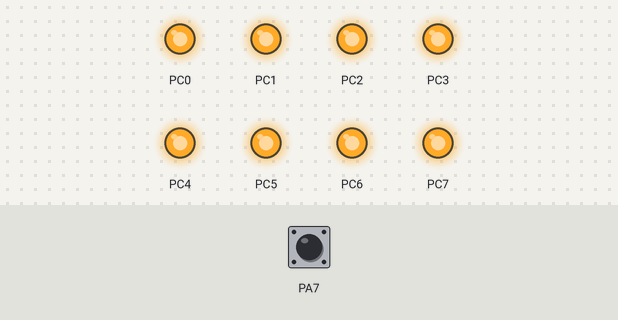
Bench run of a program on a simulated ATmega16, built with avr-gcc and emulated at 8 MHz. Shown: output pins drawn as LEDs (lit = HIGH). Inputs (shaded band) come from the test bench; at power-on: PA7 HIGH.

Above: at 1.2 s.
1.3 s: PA7 pulled LOW for 0.15 s
At 1.45 s:
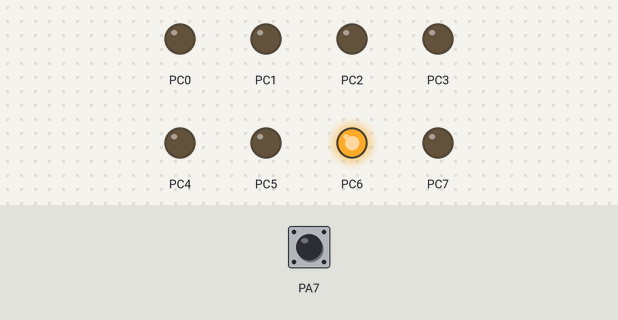
At 1.85 s:
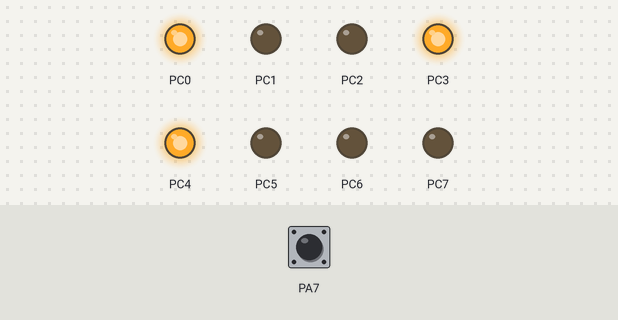
4.3 s: PA7 pulled LOW for 3.2 s
At 4.55 s:
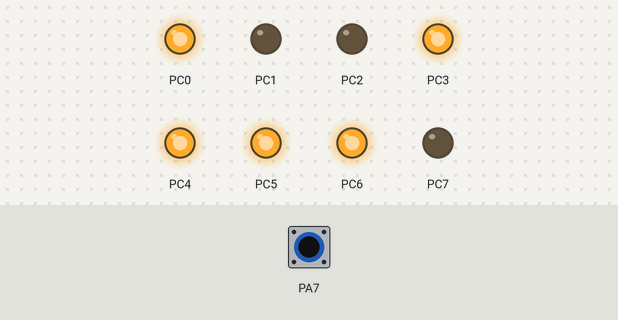
Timing chart, 0 to 9.1 s (numbered marks = the images above; inputs shaded):
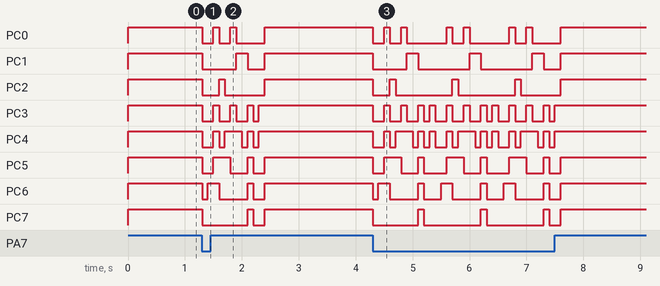

Measured:
- after the input at 1.3 s, PC0: goes LOW 0.20 s, HIGH 0.10 s, LOW 0.20 s, HIGH 0.10 s, LOW 0.50 s, then HIGH, starting at once; PC1: HIGH → LOW at once, → HIGH 0.60 s later, → LOW 0.20 s later, → HIGH 0.30 s later
- after the input at 4.3 s, PC0: HIGH → LOW at once, then repeats every 1.1 s: HIGH 0.10 s, LOW 0.20 s, HIGH 0.10 s, LOW 0.70 s; PC1: HIGH → LOW at once, then repeats every 1.1 s: HIGH 0.20 s, LOW 0.90 s

The program:

commonanode7seg.c
```c
#include<avr/io.h>
#define F_CPU 8000000
#include<util/delay.h>
void main()
{
   DDRC=0Xff;
   DDRA=0X00;
   PORTA=(1<<PA7);

   while(1)

   {
        if((PINA & 0b10000000)==0)
        { PORTC=0x00;
		 _delay_ms(100);
         PORTC=0b01000000;//0
		 _delay_ms(100);
		 PORTC=0b01111001;//1
		 _delay_ms(100);
		 PORTC=0b00100100;//2
		 _delay_ms(100);
		 PORTC=0b00110000;//3
		 _delay_ms(100);
		 PORTC=0b00011001;//4
		 _delay_ms(100);
		 PORTC=0b00010010;//5
		 _delay_ms(100);
		 PORTC=0b00000010;//6
		 _delay_ms(100);
		 PORTC=0b11111000;//7
		 _delay_ms(100);
		 PORTC=0b00000000;//8
		 _delay_ms(100);
		 PORTC=0b00011000;//9
		 _delay_ms(100);
		 }
		 else
		 {
		 PORTC=0xff;
		 }

     }
	 }
```
